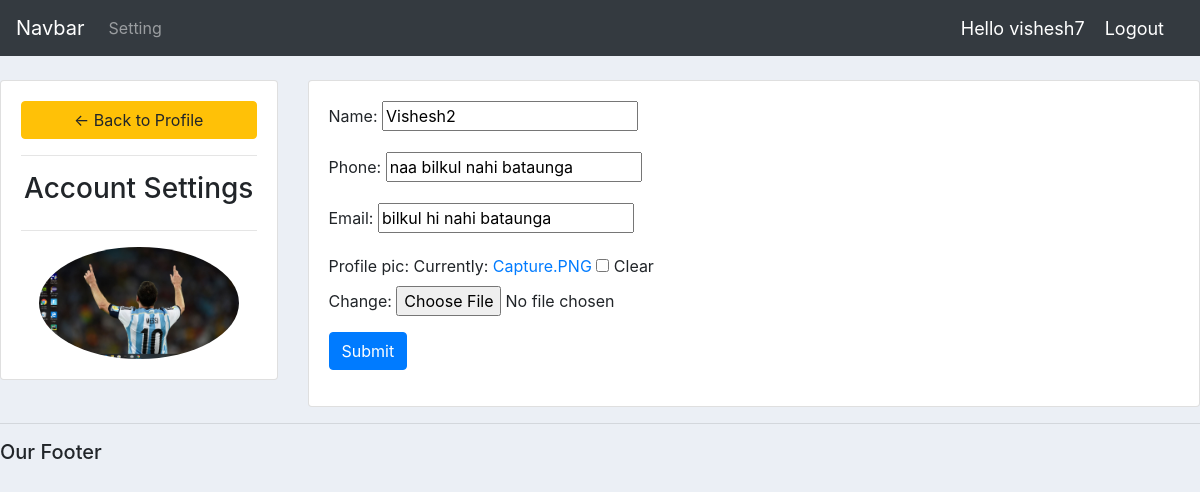
Screenshot of /account/ (signed in) with the database file from the repository.
### accounts/models.py (models this page shows, shortened)
class Customer(models.Model):
    user=models.OneToOneField(User,null=True,blank=True,on_delete=models.CASCADE)
    name=models.CharField(max_length=200,null=True)
    phone=models.CharField(max_length=200,null=True)
    email=models.CharField(max_length=200,null=True)
    profile_pic=models.ImageField(default="messi2.jpg",null=True , blank=True)
    date_created=models.DateTimeField(auto_now_add=True,null=True)

### accounts/decorators.py (the view)
        def wrapper_func(request,*args,**kwargs):
            group=None
            if request.user.groups.exists():
                group=request.user.groups.all()[0].name
            if group in allowed_roles:
                return view_func(request,*args,**kwargs)
            else:
                return HttpResponse('You are not authorized to view this page')
            return view_func(request,*args,**kwargs)

### accounts/forms.py
class CustomerForm(ModelForm):
    class Meta:
        model=Customer
        fields='__all__'
        exclude=['user']

### accounts/views.py (called while the page is built)
@login_required(login_url='login')
@allowed_users(allowed_roles=['customer'])
def accountSettings(request):
    customer=request.user.customer
    form=CustomerForm(instance=customer)
    if request.method=='POST':
        form =CustomerForm(request.POST,request.FILES,instance=customer)
        if form.is_valid:
            form.save()
    context={'form':form}
    return render(request,'accounts/accounts_settings.html' , context)

### accounts/templates/accounts/accounts_settings.html (shortened to what this page needs)
{%  extends 'accounts/main.html' %}
{% load static %}
{% block content %}
<br>
<div class="row">
	<div class="col-md-3">
		<div class="card card-body">
			<a class="btn btn-warning" href="{% url 'home' %}"> &#8592; Back to Profile</a>
			<hr>
			<h3 style="text-align: center">Account Settings</h3>
			<hr>
			<img class="profile-pic" src="{{request.user.customer.profile_pic.url}}" >
		</div>
	</div>
	<div class="col-md-9">
		<div class="card card-body">
			<form method="POST" action="" enctype="multipart/form-data">
				{{form.as_p}}
			<input class="btn btn-primary" type="submit" name="Update Information">
			</form>
		</div>
	</div>
</div>
{% endblock %}

### accounts/templates/accounts/navbar.html (shortened to what this page needs)
<nav class="navbar navbar-expand-lg navbar-dark bg-dark">
  <a class="navbar-brand" href="#">Navbar</a>
  <div class="collapse navbar-collapse" id="navbarNav">
    <ul class="navbar-nav">
      {% if request.user.is_staff %}
      <li class="nav-item active">
        <a class="nav-link" href="{% url 'home' %}">Dashboard </a>
      </li>
      <li class="nav-item">
        <a class="nav-link" href="{% url 'products' %}">Products</a>
      </li>
      {% else %}
      <li class="nav-items">
        <a class="nav-link" href="{% url 'account' %}">Setting</a>
      </li>
      {% endif %}
    </ul>
  </div>
  <span class="hello-msg">Hello {{request.user}}</span>
 <span > <a class="hello-msg" href="{% url 'logout' %}">Logout</a></span>
</nav>

### static/css/main.css (style rules this page uses)
body { background-color: #ebeff5; }

### accounts/templates/accounts/navbar.html (style rules this page uses)
.hello-msg { color:#fff; margin-right:20px; font-size:18px; }

### accounts/templates/accounts/accounts_settings.html (style rules this page uses)
.profile-pic { max-width: 200px; max-height:200px; margin: 0 auto; border-radius: 50%; }

### rows the page displays
Customer: name "Vishesh2", phone "naa bilkul nahi bataunga", email "bilkul hi nahi bataunga"

### other values shown
{{ request.user }} "vishesh7"
